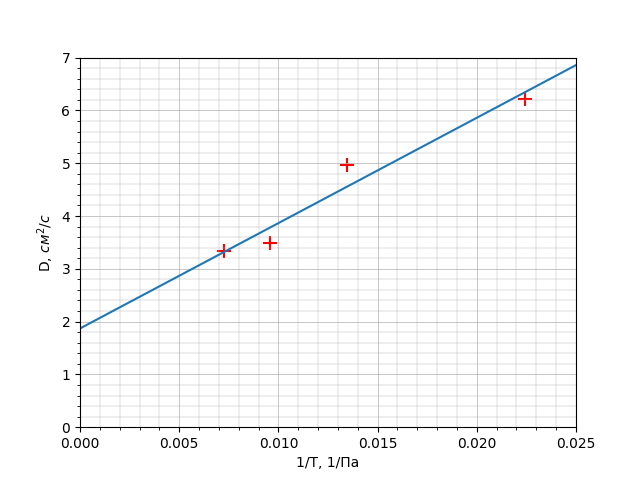

Write the Python code that produced this figure.
import pandas as pd
import numpy as np
from matplotlib import pyplot as plt
from scipy.optimize import curve_fit

def linear_func(x, a, b):
    return a * x + b

def lsm(x, y): 
    params, covariance = curve_fit(linear_func, x, y)
    xs = np.linspace(0, 1.2 * max(x), 1000)
    ys = linear_func(xs, params[0], params[1])
    a, b = params
    da, db = np.sqrt(np.diag(covariance))
    return xs, ys, a, b, da, db

def out(x, y):
    print(f'Среднее значение x: {np.mean(x)}')
    print(f'Средний квадрат x: {np.mean(x ** 2)}')
    print(f'Квадрат среднего x: {np.mean(x) ** 2}')
    print(f'Среднее произведения xy: {np.mean(x * y)}')
    print(f'Среднее значение y: {np.mean(y)}')
    print(f'Средний квадрат y: {np.mean(y ** 2)}')
    print(f'Квадрат среднего y: {np.mean(y) ** 2}')


y = np.array([6.22, 4.97, 3.48, 3.33])
x = 1 / np.array([44.6, 74.4, 104.2, 137.6])

plt.scatter(x, y, marker='+', c='red', s=100)

print(out(x, y))
x, y, a, b, da, db = lsm(x, y)
plt.plot(x, y)
print(a, b, da)

plt.xlim(0, 0.025)
plt.ylim(0, 7)

plt.xlabel('1/T, 1/Па')

plt.ylabel('D, ${см}^2 / c$')

plt.grid(True, which='major', linestyle='-', linewidth=0.5)
plt.grid(True, which='minor', linestyle='-', linewidth=0.3)
plt.minorticks_on()

plt.savefig('D.png')

plt.show()
